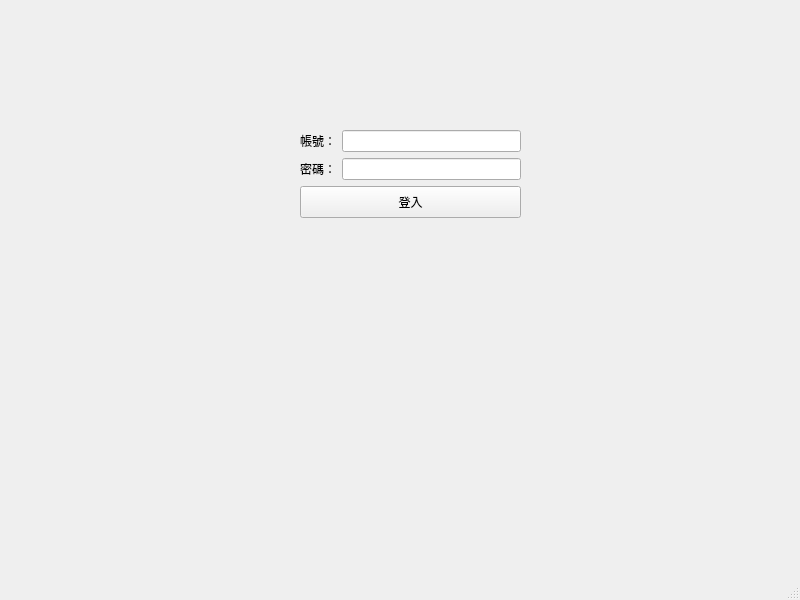
<?xml version="1.0" encoding="UTF-8"?>
<ui version="4.0">
 <class>MainWindow</class>
 <widget class="QMainWindow" name="MainWindow">
  <property name="geometry">
   <rect>
    <x>0</x>
    <y>0</y>
    <width>800</width>
    <height>600</height>
   </rect>
  </property>
  <property name="windowTitle">
   <string>MainWindow</string>
  </property>
  <widget class="QWidget" name="centralwidget">
   <widget class="QWidget" name="layoutWidget">
    <property name="geometry">
     <rect>
      <x>300</x>
      <y>130</y>
      <width>221</width>
      <height>123</height>
     </rect>
    </property>
    <layout class="QGridLayout" name="gridLayout_2">
     <item row="0" column="0">
      <layout class="QGridLayout" name="gridLayout">
       <item row="2" column="0" colspan="2">
        <widget class="QPushButton" name="loginButton">
         <property name="minimumSize">
          <size>
           <width>0</width>
           <height>32</height>
          </size>
         </property>
         <property name="text">
          <string>登入</string>
         </property>
        </widget>
       </item>
       <item row="1" column="1">
        <widget class="QLineEdit" name="passwordLineEdit">
         <property name="minimumSize">
          <size>
           <width>0</width>
           <height>21</height>
          </size>
         </property>
        </widget>
       </item>
       <item row="1" column="0">
        <widget class="QLabel" name="label_2">
         <property name="minimumSize">
          <size>
           <width>0</width>
           <height>16</height>
          </size>
         </property>
         <property name="text">
          <string>密碼：</string>
         </property>
        </widget>
       </item>
       <item row="0" column="1">
        <widget class="QLineEdit" name="usernameLineEdit">
         <property name="minimumSize">
          <size>
           <width>0</width>
           <height>21</height>
          </size>
         </property>
        </widget>
       </item>
       <item row="0" column="0">
        <widget class="QLabel" name="label">
         <property name="minimumSize">
          <size>
           <width>0</width>
           <height>16</height>
          </size>
         </property>
         <property name="text">
          <string>帳號：</string>
         </property>
        </widget>
       </item>
      </layout>
     </item>
     <item row="1" column="0">
      <widget class="QLabel" name="messageLabel">
       <property name="text">
        <string/>
       </property>
      </widget>
     </item>
    </layout>
   </widget>
  </widget>
  <widget class="QMenuBar" name="menubar">
   <property name="geometry">
    <rect>
     <x>0</x>
     <y>0</y>
     <width>800</width>
     <height>24</height>
    </rect>
   </property>
  </widget>
  <widget class="QStatusBar" name="statusbar"/>
 </widget>
 <resources/>
 <connections/>
</ui>
